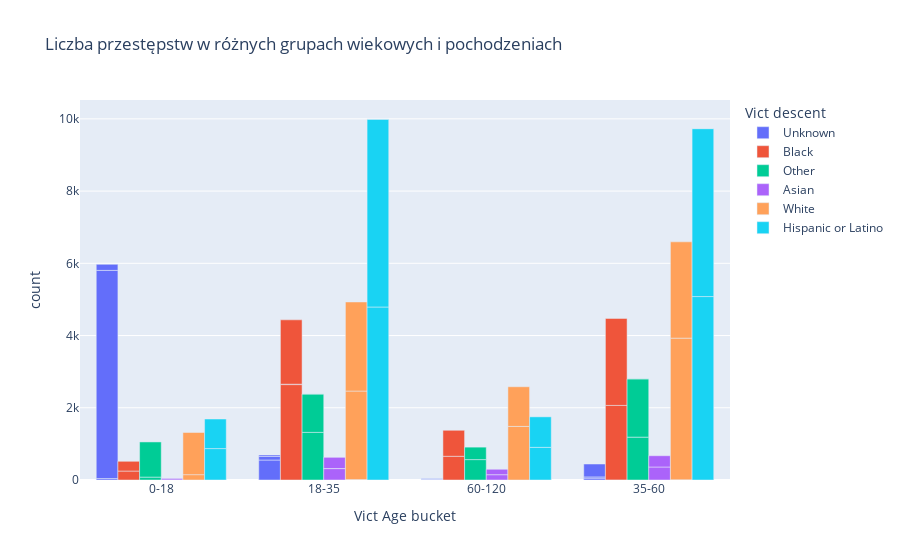

Notebook code for this chart:
### Code cell
import plotly.express as px

fig = px.bar(combined_df, x='Vict Age bucket', y='count', color='Vict descent', 
             barmode='group', title="Liczba przestępstw w różnych grupach wiekowych i pochodzeniach")
fig.show()

### Figure 1 — Plotly figure (JSON) as saved in the notebook; plotly's stock layout.template omitted (floating-point values rounded to 4 significant figures)
{"data": [{"alignmentgroup": "True", "hovertemplate": "Vict descent=Unknown<br>Vict Age bucket=%{x}<br>count=%{y}<extra></extra>", "legendgroup": "Unknown", "marker": {"color": "#636efa", "pattern": {"shape": ""}}, "name": "Unknown", "offsetgroup": "Unknown", "orientation": "v", "showlegend": true, "textposition": "auto", "type": "bar", "x": ["0-18", "18-35", "60-120", "60-120", "35-60", "35-60", "18-35", "18-35", "0-18", "35-60", "60-120", "0-18"], "xaxis": "x", "y": [40, 553, 18, 10, 51, 34, 99, 40, 5764, 358, 12, 169], "yaxis": "y"}, {"alignmentgroup": "True", "hovertemplate": "Vict descent=Black<br>Vict Age bucket=%{x}<br>count=%{y}<extra></extra>", "legendgroup": "Black", "marker": {"color": "#EF553B", "pattern": {"shape": ""}}, "name": "Black", "offsetgroup": "Black", "orientation": "v", "showlegend": true, "textposition": "auto", "type": "bar", "x": ["35-60", "0-18", "18-35", "18-35", "18-35", "35-60", "60-120", "35-60", "0-18", "60-120"], "xaxis": "x", "y": [3, 248, 2642, 11, 1782, 2062, 657, 2409, 270, 720], "yaxis": "y"}, {"alignmentgroup": "True", "hovertemplate": "Vict descent=Other<br>Vict Age bucket=%{x}<br>count=%{y}<extra></extra>", "legendgroup": "Other", "marker": {"color": "#00cc96", "pattern": {"shape": ""}}, "name": "Other", "offsetgroup": "Other", "orientation": "v", "showlegend": true, "textposition": "auto", "type": "bar", "x": ["35-60", "35-60", "60-120", "18-35", "0-18", "18-35", "18-35", "60-120", "0-18", "35-60"], "xaxis": "x", "y": [1187, 1615, 565, 1319, 80, 1063, 2, 345, 974, 1], "yaxis": "y"}, {"alignmentgroup": "True", "hovertemplate": "Vict descent=Asian<br>Vict Age bucket=%{x}<br>count=%{y}<extra></extra>", "legendgroup": "Asian", "marker": {"color": "#ab63fa", "pattern": {"shape": ""}}, "name": "Asian", "offsetgroup": "Asian", "orientation": "v", "showlegend": true, "textposition": "auto", "type": "bar", "x": ["60-120", "35-60", "18-35", "0-18", "18-35", "35-60", "60-120", "0-18", "18-35"], "xaxis": "x", "y": [147, 360, 316, 34, 2, 312, 150, 17, 310], "yaxis": "y"}, {"alignmentgroup": "True", "hovertemplate": "Vict descent=White<br>Vict Age bucket=%{x}<br>count=%{y}<extra></extra>", "legendgroup": "White", "marker": {"color": "#FFA15A", "pattern": {"shape": ""}}, "name": "White", "offsetgroup": "White", "orientation": "v", "showlegend": true, "textposition": "auto", "type": "bar", "x": ["35-60", "0-18", "60-120", "18-35", "35-60", "18-35", "18-35", "35-60", "0-18", "60-120"], "xaxis": "x", "y": [6, 148, 1484, 11, 3922, 2452, 2467, 2667, 1168, 1098], "yaxis": "y"}, {"alignmentgroup": "True", "hovertemplate": "Vict descent=Hispanic or Latino<br>Vict Age bucket=%{x}<br>count=%{y}<extra></extra>", "legendgroup": "Hispanic or Latino", "marker": {"color": "#19d3f3", "pattern": {"shape": ""}}, "name": "Hispanic or Latino", "offsetgroup": "Hispanic or Latino", "orientation": "v", "showlegend": true, "textposition": "auto", "type": "bar", "x": ["35-60", "18-35", "35-60", "18-35", "60-120", "60-120", "0-18", "0-18", "35-60", "18-35"], "xaxis": "x", "y": [5079, 4790, 4650, 5199, 904, 845, 870, 819, 5, 7], "yaxis": "y"}], "layout": {"barmode": "group", "legend": {"title": {"text": "Vict descent"}, "tracegroupgap": 0}, "title": {"text": "Liczba przestępstw w różnych grupach wiekowych i pochodzeniach"}, "xaxis": {"anchor": "y", "domain": [0, 1], "title": {"text": "Vict Age bucket"}}, "yaxis": {"anchor": "x", "domain": [0, 1], "title": {"text": "count"}}}}
